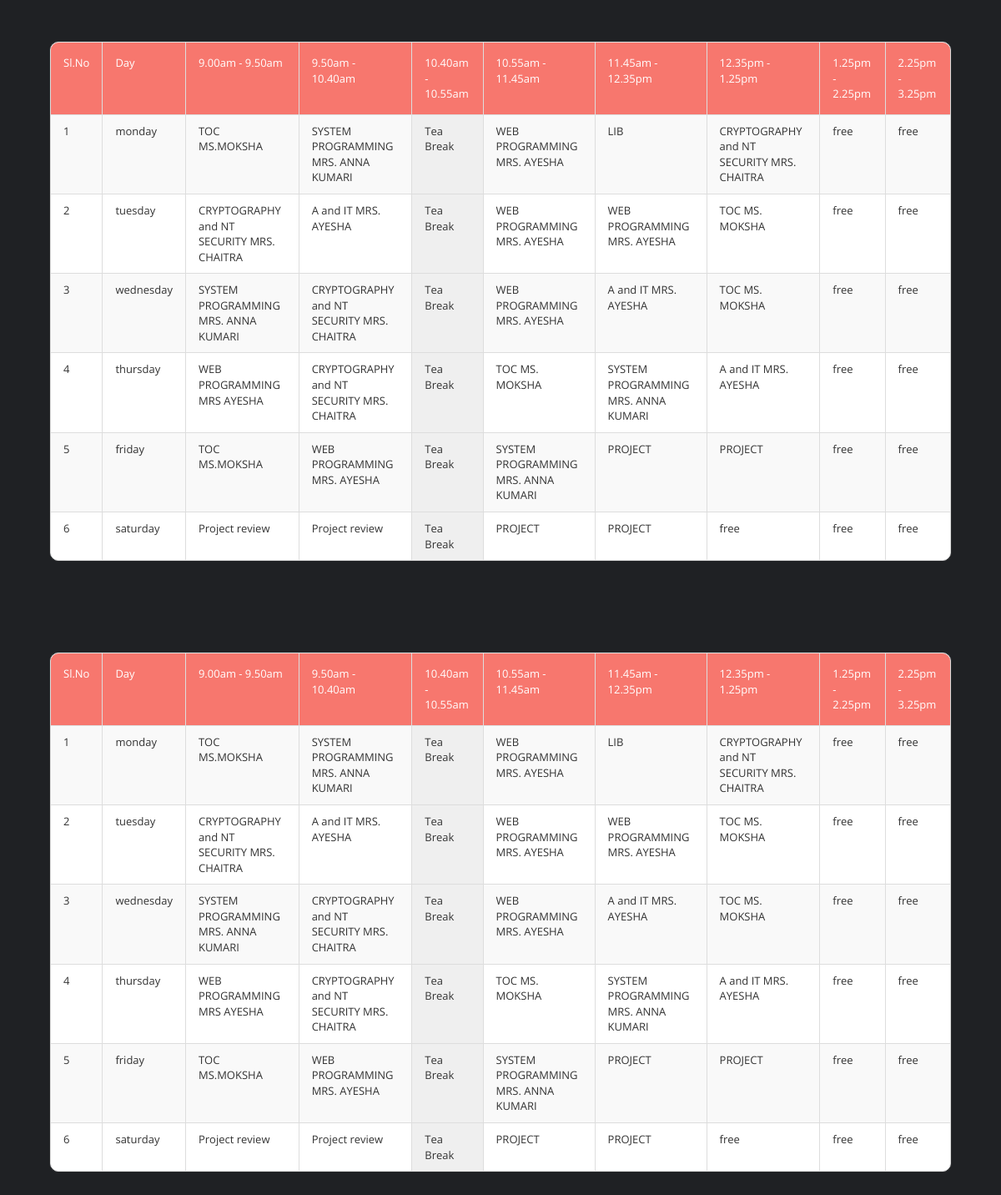
Screenshot of /timetable_contents.php with the database file from the repository.
### tables this page shows
CREATE TABLE IF NOT EXISTS `time_table_content`(
  `sl_no` int(3) NOT NULL AUTO_INCREMENT PRIMARY KEY,
  `row_id` varchar(255) NOT NULL,
  `course_id` varchar(25) NOT NULL,
  `day` varchar(255),
  `h_one` varchar(255),
  `h_two` varchar(255),
  `h_three` varchar(255),
  `h_four` varchar(255),
  `h_five` varchar(255),
  `h_six` varchar(255),
  `h_seven` varchar(255),
  `h_eight` varchar(255)
);

### timetable_contents.php (the view, shortened to what this page needs)
<!DOCTYPE html>
<html lang="en" dir="ltr">
  <head>
    <link href="font-awesome.min.css" rel="stylesheet">
    <link href="bootstrap.min.css" rel="stylesheet">
    <link href="templatemo-style.css" rel="stylesheet">
  </head>
  <body>
    <div class="templatemo-content-container" id="bca6a">
      <div class="templatemo-content-widget no-padding ">
        <div class="panel panel-default table-responsive">
          <table class="table table-striped table-bordered templatemo-user-table">
            <thead>
              <tr>
                <td class="white-text ">Sl.No</td>
                <td class="white-text ">Day</td>
                <td class="white-text ">9.00am - 9.50am</td>
                <td class="white-text ">9.50am - 10.40am</td>
                <td class="white-text ">10.40am - 10.55am</td>
                <td class="white-text ">10.55am - 11.45am</td>
                <td class="white-text ">11.45am - 12.35pm</td>
                <td class="white-text ">12.35pm - 1.25pm</td>
                <td class="white-text ">1.25pm - 2.25pm</td>
                <td class="white-text ">2.25pm - 3.25pm</td>
              </tr>
            </thead>
            <tbody>
              <?php
              include('connection.php');
              $id="bca6a";
              $sql="SELECT * FROM time_table_content WHERE course_id='$id'";
              $result=mysqli_query($conn,$sql);
              $i=1;
              while ($row=mysqli_fetch_array($result)) {
              echo "<tr>";
              echo "<td>$i</td>";
              echo "<td>$row[day]</td>";
              echo "<td>$row[h_one]</td>";
              echo "<td>$row[h_two]</td>";
              echo "<td class='light-gray-bg'> $row[h_three]</td>";
              echo "<td>$row[h_four]</td>";
              echo "<td>$row[h_five]</td>";
              echo "<td>$row[h_six]</td>";
              echo "<td>$row[h_seven]</td>";
              echo "<td>$row[h_eight]</td>";
              echo "</tr>";
              $i=$i+1;
              }
               ?>
            </tbody>
          </table>
        </div>
      </div>
      </div>
      <div class="templatemo-content-container" id="bcom6a">
        <div class="templatemo-content-widget no-padding ">
          <div class="panel panel-default table-responsive">
            <table class="table table-striped table-bordered templatemo-user-table">
              <thead>
                <tr>
                  <td class="white-text ">Sl.No</td>
                  <td class="white-text ">Day</td>
                  <td class="white-text ">9.00am - 9.50am</td>
                  <td class="white-text ">9.50am - 10.40am</td>
                  <td class="white-text ">10.40am - 10.55am</td>
                  <td class="white-text ">10.55am - 11.45am</td>
                  <td class="white-text ">11.45am - 12.35pm</td>
                  <td class="white-text ">12.35pm - 1.25pm</td>
                  <td class="white-text ">1.25pm - 2.25pm</td>
                  <td class="white-text ">2.25pm - 3.25pm</td>
                </tr>
              </thead>
              <tbody>
                <?php
                include('connection.php');
                $id="bcm6a";
                $sql="SELECT * FROM time_table_content WHERE course_id='$id'";
                $result=mysqli_query($conn,$sql);
                $i=1;
                while ($row=mysqli_fetch_array($result)) {
                echo "<tr>";
                echo "<td>$i</td>";
                echo "<td>$row[day]</td>";
                echo "<td>$row[h_one]</td>";
                echo "<td>$row[h_two]</td>";
                echo "<td class='light-gray-bg'> $row[h_three]</td>";
                echo "<td>$row[h_four]</td>";
                echo "<td>$row[h_five]</td>";
                echo "<td>$row[h_six]</td>";
                echo "<td>$row[h_seven]</td>";
                echo "<td>$row[h_eight]</td>";
                echo "</tr>";
                $i=$i+1;
                }
                 ?>
              </tbody>
            </table>
          </div>
        </div>
        </div>
  </body>
</html>

### templatemo-style.css (style rules this page uses)
* { font-family: 'Open Sans', sans-serif; }
body { font-size: 13px; }
body, .templatemo-left-nav { background: #1f2124; }
.white-text { color: white; }
.light-gray-bg { background-color: #efefef; }
.templatemo-content-container { padding: 40px 50px; }
.templatemo-content-widget { border-radius: 10px; padding: 30px; position: relative; margin: 10px; box-shadow: 0px 0px 1px 1px rgba(161, 159, 159, 0.1); }
.templatemo-content-widget.no-padding { padding: 0; }
.panel { border-radius: 10px; }
.table { margin-bottom: 0; }
.table>tbody>tr>td { padding: 10px 15px; }
.table>thead>tr>td { padding: 15px; }
.templatemo-user-table thead { background-color: #f7776e; color: white; }
.panel>.table-responsive:last-child>.table:last-child, .panel>.table:last-child { border-bottom-right-radius: 10px; border-bottom-left-radius: 10px; }
.panel>.table:first-child { border-top-left-radius: 10px; border-top-right-radius: 10px; }

### rows the page displays
time_table_content: day "monday", h_one "TOC MS.MOKSHA", h_two "SYSTEM PROGRAMMING MRS. ANNA KUMARI", h_three "Tea Break", h_four "WEB PROGRAMMING MRS. AYESHA", h_five "LIB", h_six "CRYPTOGRAPHY and NT SECURITY MRS. CHAITRA", h_seven "free", h_eight "free"
time_table_content: day "tuesday", h_one "CRYPTOGRAPHY and NT SECURITY MRS. CHAITRA", h_two "A and IT MRS. AYESHA", h_three "Tea Break", h_four "WEB PROGRAMMING MRS. AYESHA", h_five "WEB PROGRAMMING MRS. AYESHA", h_six "TOC MS. MOKSHA", h_seven "free", h_eight "free"
time_table_content: day "wednesday", h_one "SYSTEM PROGRAMMING MRS. ANNA KUMARI", h_two "CRYPTOGRAPHY and NT SECURITY MRS. CHAITRA", h_three "Tea Break", h_four "WEB PROGRAMMING MRS. AYESHA", h_five "A and IT MRS. AYESHA", h_six "TOC MS. MOKSHA", h_seven "free", h_eight "free"
time_table_content: day "thursday", h_one "WEB PROGRAMMING MRS AYESHA", h_two "CRYPTOGRAPHY and NT SECURITY MRS. CHAITRA", h_three "Tea Break", h_four "TOC MS. MOKSHA", h_five "SYSTEM PROGRAMMING MRS. ANNA KUMARI", h_six "A and IT MRS. AYESHA", h_seven "free", h_eight "free"
time_table_content: day "friday", h_one "TOC MS.MOKSHA", h_two "WEB PROGRAMMING MRS. AYESHA", h_three "Tea Break", h_four "SYSTEM PROGRAMMING MRS. ANNA KUMARI", h_five "PROJECT", h_six "PROJECT", h_seven "free", h_eight "free"
time_table_content: day "saturday", h_one "Project review", h_two "Project review", h_three "Tea Break", h_four "PROJECT", h_five "PROJECT", h_six "free", h_seven "free", h_eight "free"
time_table_content: day "monday", h_one "TOC MS.MOKSHA", h_two "SYSTEM PROGRAMMING MRS. ANNA KUMARI", h_three "Tea Break", h_four "WEB PROGRAMMING MRS. AYESHA", h_five "LIB", h_six "CRYPTOGRAPHY and NT SECURITY MRS. CHAITRA", h_seven "free", h_eight "free"
time_table_content: day "tuesday", h_one "CRYPTOGRAPHY and NT SECURITY MRS. CHAITRA", h_two "A and IT MRS. AYESHA", h_three "Tea Break", h_four "WEB PROGRAMMING MRS. AYESHA", h_five "WEB PROGRAMMING MRS. AYESHA", h_six "TOC MS. MOKSHA", h_seven "free", h_eight "free"
time_table_content: day "wednesday", h_one "SYSTEM PROGRAMMING MRS. ANNA KUMARI", h_two "CRYPTOGRAPHY and NT SECURITY MRS. CHAITRA", h_three "Tea Break", h_four "WEB PROGRAMMING MRS. AYESHA", h_five "A and IT MRS. AYESHA", h_six "TOC MS. MOKSHA", h_seven "free", h_eight "free"
time_table_content: day "thursday", h_one "WEB PROGRAMMING MRS AYESHA", h_two "CRYPTOGRAPHY and NT SECURITY MRS. CHAITRA", h_three "Tea Break", h_four "TOC MS. MOKSHA", h_five "SYSTEM PROGRAMMING MRS. ANNA KUMARI", h_six "A and IT MRS. AYESHA", h_seven "free", h_eight "free"
time_table_content: day "friday", h_one "TOC MS.MOKSHA", h_two "WEB PROGRAMMING MRS. AYESHA", h_three "Tea Break", h_four "SYSTEM PROGRAMMING MRS. ANNA KUMARI", h_five "PROJECT", h_six "PROJECT", h_seven "free", h_eight "free"
time_table_content: day "saturday", h_one "Project review", h_two "Project review", h_three "Tea Break", h_four "PROJECT", h_five "PROJECT", h_six "free", h_seven "free", h_eight "free"
